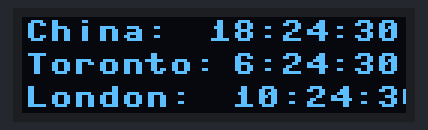
Bench run of a program on a simulated ESP8266 board running MicroPython. Parts: 128×32 one-colour display. WiFi joins after 1.5 s; the clock reads 2024-03-15 10:24:30 at power-on unless the program sets it.

Above: at 0.1 s.
At 4.3 s:
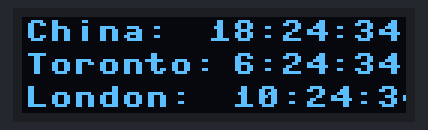
At 9.1 s:
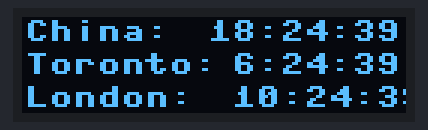
At 19.2 s:
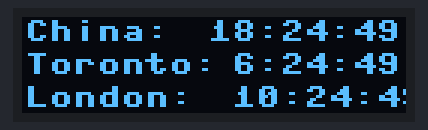
At 28.2 s:
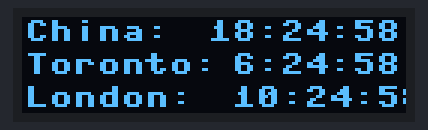
At 38.3 s:
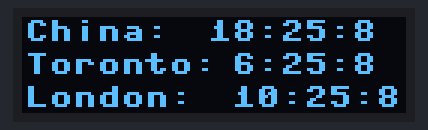

Measured:
- what the display in image 0 shows lasts 1.1 s, from 0.1 s to 1.2 s

The program:

world_time.py
```python
from machine import Pin, I2C
import time
import utime
import ntptime
import ssd1306
import network

i2c = I2C(sda=Pin(4), scl=Pin(5),freq=400000)
display = ssd1306.SSD1306_I2C(128, 32, i2c)
wifi = network.WLAN(network.STA_IF)
wifi.connect('***network-name***','***password***')

while True:
    try:
        current_time = ntptime.time()
        old_time = current_time
    except OSError:
        current_time=old_time

    #china
    china_time = utime.localtime(current_time+(8*3600))
    time_string=(str(china_time[3])+":"+str(china_time[4])+":"+str(china_time[5]))
    display.fill(0)
    display.text('China:',1,1)
    display.text(time_string,62,1)

    #toronto
    toronto_time = utime.localtime(current_time-(4*3600))
    time_string=(str(toronto_time[3])+":"+str(toronto_time[4])+":"+str(toronto_time[5]))
    display.text('Toronto:',1,12)
    display.text(time_string,70,12)

    #london
    london_time = utime.localtime(current_time)
    time_string=(str(london_time[3])+":"+str(london_time[4])+":"+str(london_time[5]))
    display.text('London:',1,23)
    display.text(time_string,70,23)

    display.show()
    time.sleep(0.3)
```
